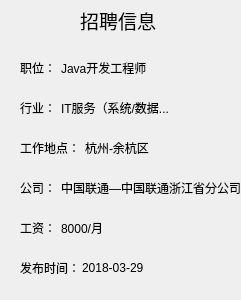
<?xml version="1.0" encoding="UTF-8"?>
<ui version="4.0">
 <class>JobInfo</class>
 <widget class="QWidget" name="JobInfo">
  <property name="geometry">
   <rect>
    <x>0</x>
    <y>0</y>
    <width>241</width>
    <height>300</height>
   </rect>
  </property>
  <property name="windowTitle">
   <string>Form</string>
  </property>
  <widget class="QLabel" name="label">
   <property name="geometry">
    <rect>
     <x>80</x>
     <y>10</y>
     <width>101</width>
     <height>21</height>
    </rect>
   </property>
   <property name="font">
    <font>
     <family>AcadEref</family>
     <pointsize>14</pointsize>
    </font>
   </property>
   <property name="text">
    <string>招聘信息</string>
   </property>
  </widget>
  <widget class="QLabel" name="label_3">
   <property name="geometry">
    <rect>
     <x>20</x>
     <y>100</y>
     <width>36</width>
     <height>16</height>
    </rect>
   </property>
   <property name="text">
    <string>行业：</string>
   </property>
  </widget>
  <widget class="QLabel" name="label_9">
   <property name="geometry">
    <rect>
     <x>61</x>
     <y>100</y>
     <width>115</width>
     <height>16</height>
    </rect>
   </property>
   <property name="text">
    <string>IT服务（系统/数据...</string>
   </property>
  </widget>
  <widget class="QLabel" name="label_4">
   <property name="geometry">
    <rect>
     <x>20</x>
     <y>140</y>
     <width>60</width>
     <height>16</height>
    </rect>
   </property>
   <property name="text">
    <string>工作地点：</string>
   </property>
  </widget>
  <widget class="QLabel" name="label_10">
   <property name="geometry">
    <rect>
     <x>85</x>
     <y>140</y>
     <width>81</width>
     <height>16</height>
    </rect>
   </property>
   <property name="text">
    <string>杭州-余杭区</string>
   </property>
  </widget>
  <widget class="QLabel" name="label_5">
   <property name="geometry">
    <rect>
     <x>20</x>
     <y>180</y>
     <width>36</width>
     <height>16</height>
    </rect>
   </property>
   <property name="text">
    <string>公司：</string>
   </property>
  </widget>
  <widget class="QLabel" name="label_11">
   <property name="geometry">
    <rect>
     <x>61</x>
     <y>180</y>
     <width>181</width>
     <height>16</height>
    </rect>
   </property>
   <property name="text">
    <string>中国联通—中国联通浙江省分公司</string>
   </property>
  </widget>
  <widget class="QLabel" name="label_12">
   <property name="geometry">
    <rect>
     <x>61</x>
     <y>220</y>
     <width>51</width>
     <height>16</height>
    </rect>
   </property>
   <property name="text">
    <string>8000/月</string>
   </property>
  </widget>
  <widget class="QLabel" name="label_7">
   <property name="geometry">
    <rect>
     <x>20</x>
     <y>220</y>
     <width>36</width>
     <height>16</height>
    </rect>
   </property>
   <property name="text">
    <string>工资：</string>
   </property>
  </widget>
  <widget class="QLabel" name="label_13">
   <property name="geometry">
    <rect>
     <x>82</x>
     <y>260</y>
     <width>71</width>
     <height>16</height>
    </rect>
   </property>
   <property name="text">
    <string>2018-03-29</string>
   </property>
  </widget>
  <widget class="QLabel" name="label_6">
   <property name="geometry">
    <rect>
     <x>20</x>
     <y>260</y>
     <width>57</width>
     <height>16</height>
    </rect>
   </property>
   <property name="text">
    <string>发布时间：</string>
   </property>
  </widget>
  <widget class="QLabel" name="label_2">
   <property name="geometry">
    <rect>
     <x>20</x>
     <y>60</y>
     <width>36</width>
     <height>16</height>
    </rect>
   </property>
   <property name="text">
    <string>职位：</string>
   </property>
  </widget>
  <widget class="QLabel" name="label_8">
   <property name="geometry">
    <rect>
     <x>61</x>
     <y>60</y>
     <width>91</width>
     <height>16</height>
    </rect>
   </property>
   <property name="text">
    <string>Java开发工程师</string>
   </property>
  </widget>
 </widget>
 <resources/>
 <connections/>
</ui>
